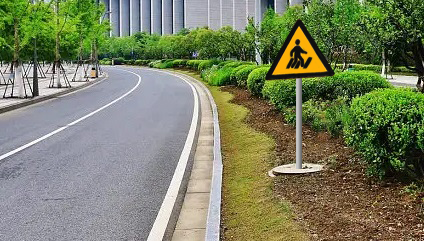
//> input picture Traffic sign detecting/test source/public1.jpg, 424 x 241 px, given in place of 2.jpeg, which was not available
$ ./main   (built with g++ and OpenCV 4)
//> lines starting //> are read from the running program, lines starting //| are printed output that depends on the picture; after the words box and inside, x2 and y2 are one past the last pixel; in counts of white or black regions, pixels touching at a corner belong together; pictures that were not available may be replaced by others from this repository, and a replacement may not be noted
#include <opencv2/opencv.hpp>
#include <opencv2/imgproc/imgproc_c.h>
#include <iostream>

using namespace cv;
using namespace std;

Mat imgGray, imgBlur, imgCanny, imgDil;
Mat r,r2,y,b,black; //各顏色的閥值
Mat hsv; //轉到hsv平面
Mat dst; //結果圖片


void getContours(Mat& inputImg, Mat& outImg) {
    vector<vector<Point>> contours;
    vector<Vec4i> hierarchy;

    findContours(inputImg, contours, hierarchy, RETR_TREE, CHAIN_APPROX_SIMPLE);

    //cout << contours.size() << endl;
    for(int i = 0; i < contours.size(); i++){
        int area = contourArea(contours[i]);
        //cout << area << endl;
        if(area >2300)
            drawContours(outImg, contours, i, Scalar(255, 0, 255), 1);
    }
}

//參考答案
//
//public1
//262 17 337 84
//
//public2
//78 218 175 308
//192 39 310 153
//194 172 313 297
//
//public3
//46 90 194 218
//229 55 396 223
//420 1 639 217
//
//public4
//495 242 593 345
//606 368 708 469
//718 495 823 597
int main(int argc, char* argv[]) {
    string path = "/Users/jonathan/Desktop/public/2.jpeg";
    //string path = argv[1];
    Mat img = imread(path);
//> img is the input picture: 241 rows x 424 cols, CV_8UC3; mean B, G, R 98.8, 127.9, 121.9

    Mat mask=Mat::zeros(img.rows,img.cols, CV_8U); //為了濾掉其他顏色

    GaussianBlur(img, imgBlur, Size(3, 3), 3, 0);
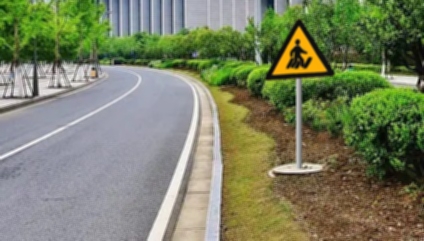
//> imgBlur: 241 rows x 424 cols, CV_8UC3; mean B, G, R 98.8, 127.9, 121.9
    cvtColor(imgBlur,hsv,CV_BGR2HSV);//轉成hsv平面
//> hsv: 241 rows x 424 cols, CV_8UC3; mean H, S, V 61.3, 90.2, 137.2

    inRange(hsv,Scalar(0,80,46) , Scalar(10,255,255), r);
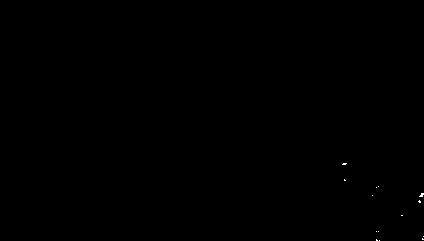
//> r: 241 rows x 424 cols, CV_8UC1; 0.04% white in thin lines or dots, all inside (x1, y1, x2, y2) = (342, 163, 424, 241)

    inRange(hsv,Scalar(155,80,46) , Scalar(180,255,255), r2);
//> r2: 241 rows x 424 cols, CV_8UC1; every value is 0

    inRange(hsv,Scalar(15,50,46) ,Scalar(27,255,255), y);
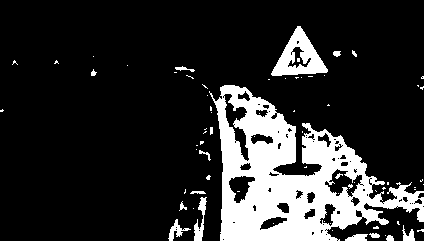
//> y: 241 rows x 424 cols, CV_8UC1; 17.2% white; 71 white regions (54 under 20 px), largest, box (x1, y1, x2, y2) and area: (209, 85, 424, 241) 15008, (271, 26, 328, 76) 1335, (194, 197, 207, 241) 257

    inRange(hsv,Scalar(103,100,46) , Scalar(125,255,255), b);
//> b: 241 rows x 424 cols, CV_8UC1; 0.04% white in thin lines or dots, all inside (x1, y1, x2, y2) = (106, 0, 272, 5)

    //inRange(hsv,Scalar(0,0,0) , Scalar(180,255,50), black);


    mask=r+r2+y+b;//全部的二值化圖累加起來就變成遮罩
//> mask: 241 rows x 424 cols, CV_8UC1; 17.3% white; 86 white regions (68 under 20 px), largest, box (x1, y1, x2, y2) and area: (209, 85, 424, 241) 15027, (271, 26, 328, 76) 1335, (194, 197, 207, 241) 257

    img.copyTo(dst,mask ); //將原圖片經由遮罩過濾後，得到結果dst
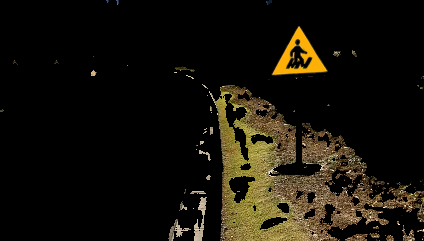
//> dst: 241 rows x 424 cols, CV_8UC3; mean B, G, R 10.2, 18.8, 22.6

    //cvtColor(dst, imgGray, COLOR_BGR2GRAY);
    GaussianBlur(mask, imgBlur, Size(3, 3), 3, 0);
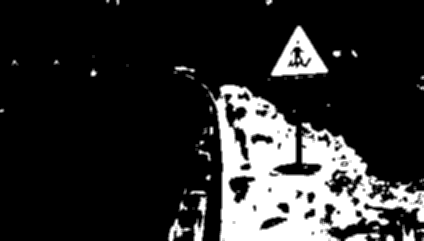
//> imgBlur: 241 rows x 424 cols, CV_8UC1; min 0, max 255, mean 44.2
    Canny(imgBlur, imgCanny, 25, 75);
//> imgCanny: 241 rows x 424 cols, CV_8UC1; 3.9% white in thin lines or dots
    Mat kernel = getStructuringElement(MORPH_RECT, Size(4, 4));
    dilate(imgCanny, imgDil, kernel);
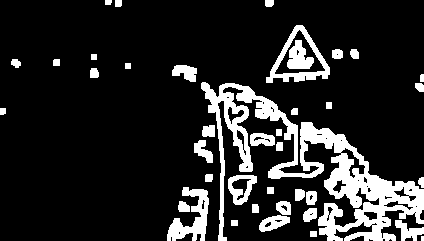
//> imgDil: 241 rows x 424 cols, CV_8UC1; 15.2% white; 40 white regions (1 under 20 px)
    Mat imgCopy = Mat::zeros(img.rows,img.cols, CV_8U);
    getContours(imgDil, imgCopy);
//> in getContours, `findContours(inputImg, contours, hierarchy, RETR_TREE, CHAIN_APPROX_SI..`: contours = 85 contours, 31 with area under 20; largest, box (x1, y1, x2, y2) and area: (201, 82, 424, 241) 8889, (266, 25, 330, 83) 1992, (274, 29, 326, 75) 1181, (167, 187, 209, 241) 934, (228, 175, 257, 205) 567
//> the loop in getContours, `for(int i = 0; i < contours.size(); i++)` made 85 passes
//> area on passes 2, 3, 4, 5, 6, 8, 11, 12, 13, 14, 15, 17: 30, 256, 30, 303, 26, 132, 46, 155, 24, 88, 120, 87
//> after the loop in getContours, `for(int i = 0; i < contours.size(); i++)`:
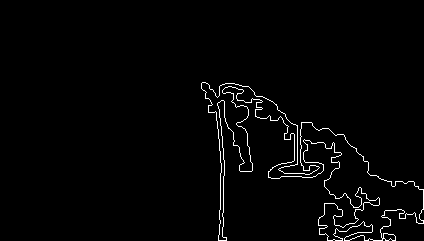
//> outImg: 241 rows x 424 cols, CV_8UC1; 2% white in thin lines or dots, all inside (x1, y1, x2, y2) = (201, 82, 424, 241)

    vector<Point> tlPoints;
    vector<Point> brPoints;
    vector<vector<Point>> contours;
    vector<Vec4i> hierarchy;
    findContours(imgCopy, contours, hierarchy, RETR_EXTERNAL, CHAIN_APPROX_SIMPLE, Point());
//> contours = 1 contour; box (x1, y1, x2, y2) and area: (201, 82, 424, 241) 8889
    for (size_t t = 0; t < contours.size(); ++t) {
        // 最大外接矩形
        Rect rect = boundingRect(contours[t]);
        rectangle(img, rect, Scalar(0, 0, 255));

        tlPoints.push_back(rect.tl());
        brPoints.push_back(rect.br());
    }
//> this loop made 1 pass
//> rect on pass 1: Rect(201, 82, 223, 159)


// [38 lines of commented-out code are left out]

    imshow("imgCopy", imgCopy);
    imshow("mask", mask);
//    imshow("dst", dst);
    imshow("img", img);
    imshow("imgCanny", imgCanny);
    waitKey(0);
    return 0;
}


// [107 lines of commented-out code are left out]

$ run again, on Traffic sign detecting/test source/public3.jpg
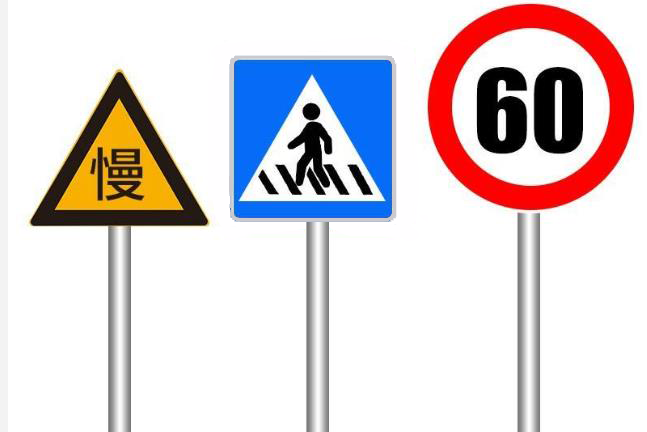
//> input picture Traffic sign detecting/test source/public3.jpg, 647 x 432 px, given in place of 2.jpeg, which was not available
//> img is the input picture: 432 rows x 647 cols, CV_8UC3; mean B, G, R 215.6, 211.9, 219.9
//> hsv: 432 rows x 647 cols, CV_8UC3; mean H, S, V 22.5, 36.4, 233.2
//> `inRange(hsv,Scalar(0,80,46) , Scalar(10,255,255), r);`:
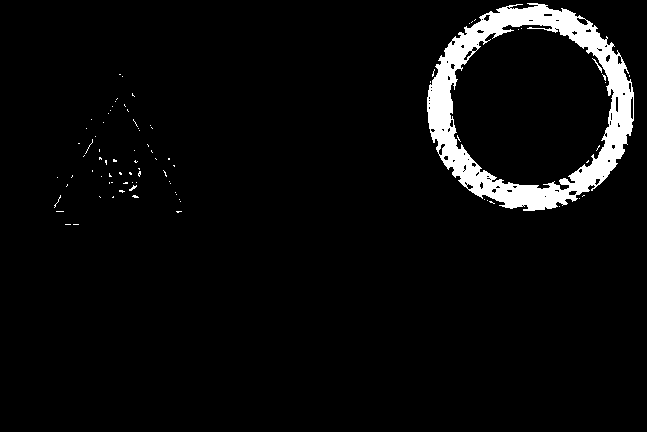
//> r: 432 rows x 647 cols, CV_8UC1; 4.5% white; 86 white regions (83 under 20 px), largest, box (x1, y1, x2, y2) and area: (427, 3, 634, 211) 12126, (592, 58, 602, 73) 28, (129, 185, 137, 191) 21
//> r2: 432 rows x 647 cols, CV_8UC1; 0.82% white in thin lines or dots, all inside (x1, y1, x2, y2) = (54, 4, 633, 210)
//> y: 432 rows x 647 cols, CV_8UC1; 3% white; 6 white regions (3 under 20 px), largest, box (x1, y1, x2, y2) and area: (54, 98, 185, 211) 7048, (34, 68, 210, 227) 1311, (29, 217, 34, 225) 21
//> b: 432 rows x 647 cols, CV_8UC1; 5.6% white; 1 white region, box (x1, y1, x2, y2) and area: (233, 59, 392, 218) 15705
//> mask: 432 rows x 647 cols, CV_8UC1; 13.9% white; 12 white regions (7 under 20 px), largest, box (x1, y1, x2, y2) and area: (233, 59, 392, 218) 15705, (427, 3, 634, 211) 14493, (54, 97, 185, 213) 7311, (34, 68, 210, 227) 1331, (29, 217, 34, 225) 21
//> imgCanny: 432 rows x 647 cols, CV_8UC1; 1.6% white in thin lines or dots, all inside (x1, y1, x2, y2) = (29, 2, 634, 227)
//> imgDil: 432 rows x 647 cols, CV_8UC1; 6.6% white; 8 white regions
//> in getContours, `findContours(inputImg, contours, hierarchy, RETR_TREE, CHAIN_APPROX_SI..`: contours = 20 contours, 5 with area under 20; largest, box (x1, y1, x2, y2) and area: (425, 1, 636, 213) 35040, (428, 4, 633, 210) 32448, (231, 57, 394, 220) 25942, (235, 60, 391, 217) 24017, (451, 27, 611, 187) 20230
//> the loop in getContours, `for(int i = 0; i < contours.size(); i++)` made 20 passes
//> area on passes 1, 2, 3, 4, 7, 9, 11, 12: 135, 12024, 6901, 2053, 43, 164, 25942, 24017
//> after the loop in getContours, `for(int i = 0; i < contours.size(); i++)`:
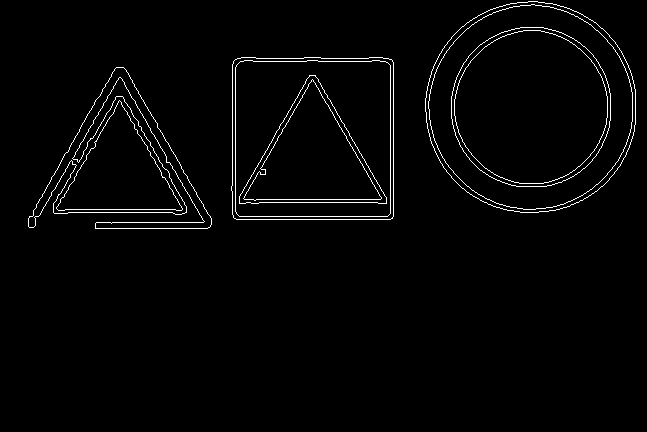
//> outImg: 432 rows x 647 cols, CV_8UC1; 2% white in thin lines or dots, all inside (x1, y1, x2, y2) = (28, 1, 636, 229)
//> `findContours(imgCopy, contours, hierarchy, RETR_EXTERNAL, CHAIN_APPROX..`: contours = 3 contours; box (x1, y1, x2, y2) and area: (425, 1, 636, 213) 35040, (231, 57, 394, 220) 25942, (28, 67, 212, 229) 12024
//> the loop `for (size_t t = 0; t < contours.size(); ++t)` made 3 passes
//> rect on passes 1 to 3: Rect(28, 67, 184, 162), Rect(231, 57, 163, 163), Rect(425, 1, 211, 212)
